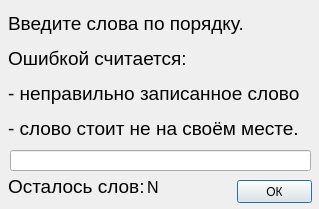
<?xml version="1.0" encoding="UTF-8"?>
<ui version="4.0">
 <class>InputAnswers</class>
 <widget class="QDialog" name="InputAnswers">
  <property name="geometry">
   <rect>
    <x>0</x>
    <y>0</y>
    <width>319</width>
    <height>209</height>
   </rect>
  </property>
  <property name="windowTitle">
   <string>Ввод ответов</string>
  </property>
  <widget class="QLabel" name="label_3">
   <property name="geometry">
    <rect>
     <x>147</x>
     <y>177</y>
     <width>21</width>
     <height>21</height>
    </rect>
   </property>
   <property name="font">
    <font>
     <pointsize>12</pointsize>
    </font>
   </property>
   <property name="text">
    <string>&lt;html&gt;&lt;head/&gt;&lt;body&gt;&lt;p&gt;N&lt;/p&gt;&lt;/body&gt;&lt;/html&gt;</string>
   </property>
  </widget>
  <widget class="QLabel" name="label">
   <property name="geometry">
    <rect>
     <x>8</x>
     <y>1</y>
     <width>311</width>
     <height>151</height>
    </rect>
   </property>
   <property name="text">
    <string>&lt;html&gt;&lt;head/&gt;&lt;body&gt;&lt;p&gt;&lt;span style=&quot; font-size:14pt;&quot;&gt;Введите слова по порядку.&lt;/span&gt;&lt;/p&gt;&lt;p&gt;&lt;span style=&quot; font-size:14pt;&quot;&gt;Ошибкой считается:&lt;/span&gt;&lt;/p&gt;&lt;p&gt;&lt;span style=&quot; font-size:14pt;&quot;&gt;- неправильно записанное слово&lt;/span&gt;&lt;/p&gt;&lt;p&gt;&lt;span style=&quot; font-size:14pt;&quot;&gt;- слово стоит не на своём месте.&lt;/span&gt;&lt;/p&gt;&lt;/body&gt;&lt;/html&gt;</string>
   </property>
  </widget>
  <widget class="QLineEdit" name="lineEdit">
   <property name="geometry">
    <rect>
     <x>10</x>
     <y>150</y>
     <width>301</width>
     <height>21</height>
    </rect>
   </property>
  </widget>
  <widget class="QPushButton" name="pushButton">
   <property name="geometry">
    <rect>
     <x>237</x>
     <y>180</y>
     <width>75</width>
     <height>23</height>
    </rect>
   </property>
   <property name="text">
    <string>ОК</string>
   </property>
  </widget>
  <widget class="QLabel" name="label_2">
   <property name="geometry">
    <rect>
     <x>8</x>
     <y>175</y>
     <width>141</width>
     <height>21</height>
    </rect>
   </property>
   <property name="text">
    <string>&lt;html&gt;&lt;head/&gt;&lt;body&gt;&lt;p&gt;&lt;span style=&quot; font-size:14pt;&quot;&gt;Осталось слов:&lt;/span&gt;&lt;/p&gt;&lt;/body&gt;&lt;/html&gt;</string>
   </property>
  </widget>
 </widget>
 <resources/>
 <connections/>
</ui>
